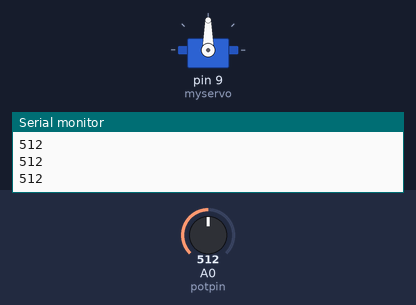
This sketch was run on a simulated Arduino Uno, built with avr-gcc and run on an emulated ATmega328P. Parts: servo, the last lines printed to the serial monitor. Inputs (shaded band) come from the test bench; at power-on: A0 (potpin) = 512.

Above: at 1.2 s.
1.3 s: A0 (potpin) set to 716
At 1.8 s:
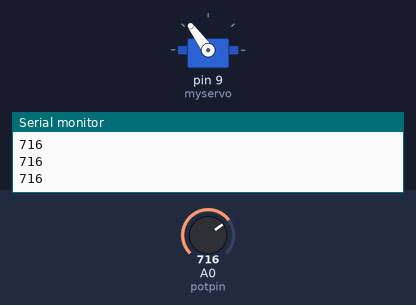
2.8 s: A0 (potpin) set to 900
At 3.9 s:
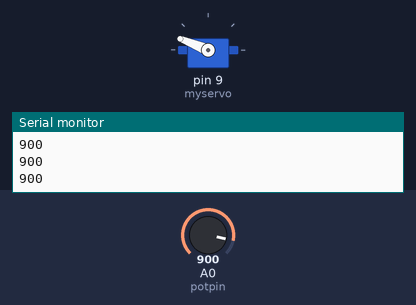
4.3 s: A0 (potpin) set to 1023
At 5.4 s:
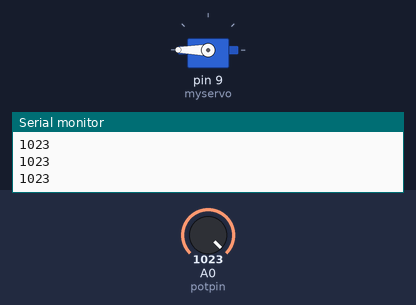
5.8 s: A0 (potpin) set to 306
At 6.4 s:
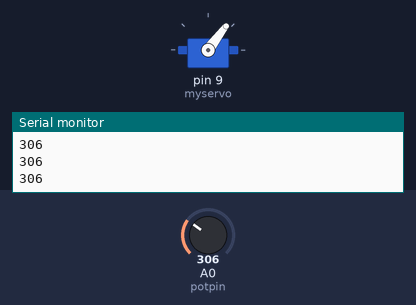
7.3 s: A0 (potpin) set to 122
At 8.5 s:
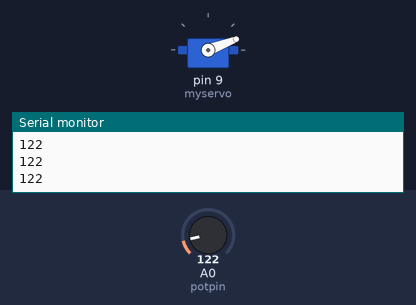
8.8 s: A0 (potpin) set to 511
At 9.9 s:
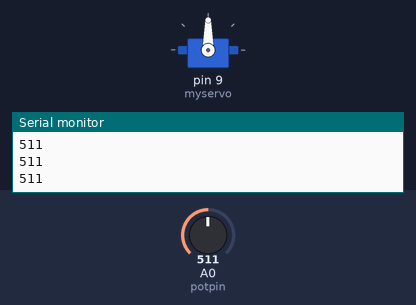
Timing chart, 0 to 11.3 s (numbered marks = the images above; inputs shaded):
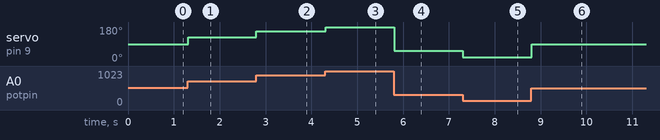

Measured:
- after the input at 1.3 s, servo on pin 9 (myservo): 90° → 126° at once
- after the input at 2.8 s, servo on pin 9 (myservo): 126° → 158° at once
- after the input at 4.3 s, servo on pin 9 (myservo): 158° → 180° at once
- after the input at 5.8 s, servo on pin 9 (myservo): 180° → 53° at once
- after the input at 7.3 s, servo on pin 9 (myservo): 53° → 21° at once
- after the input at 8.8 s, servo on pin 9 (myservo): 21° → 90° at once

The sketch:

sketch_jan26f.ino
```cpp
#include <Servo.h>
Servo myservo;
int potpin = A0;
int val;
void setup()
{
  Serial.begin(9600);
 pinMode(potpin,INPUT);
myservo.attach(9);
}
void loop()
{

    val = analogRead(potpin);
    Serial.println(val);


val = sedd(val, 0, 1016, 0, 179);


myservo.write(val);

delay(15);
}
long sedd(long x, long in_min, long in_max, long out_min, long out_max)
{
  return (x - in_min) * (out_max - out_min) / (in_max - in_min) + out_min;
}
```
